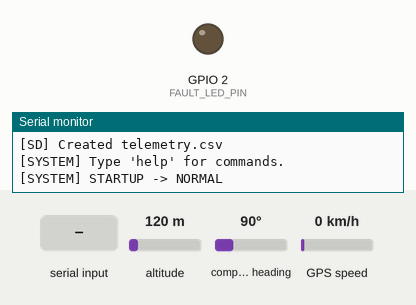
A program run on a simulated ESP32. Parts: output pins drawn as LEDs (lit = HIGH), the last lines printed to the serial monitor. The inputs (shaded band) are chosen by the test bench; at power-on: altitude 120 m, compass heading 90°, GPS speed 0 km/h. Storage starts empty; the GPS gets a fix after 3 s at 37.7749, -122.4194 with 8 satellites.

Above: at 1.2 s.
1.3 s: "fault sensor\n" received over Serial
At 2.7 s:
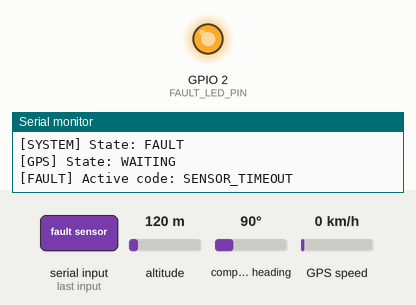
5.4 s: "help\n" received over Serial
7.5 s: "status\n" received over Serial
Timing chart, 0 to 15.0 s (numbered marks = the images above; inputs shaded):
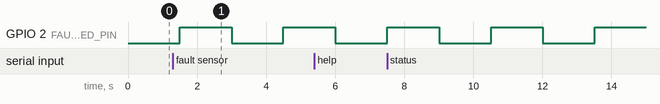

The program:

main.cpp
```cpp
#include <Arduino.h>
#include <TinyGPSPlus.h>
#include <SPI.h>
#include <SD.h>

// GPS hardware
HardwareSerial gpsSerial(2);
TinyGPSPlus gps;

// SD card hardware
const int SD_CS_PIN = 13;
const int SD_SCK_PIN = 18;
const int SD_MISO_PIN = 19;
const int SD_MOSI_PIN = 23;

const char* LOG_FILE = "/telemetry.csv";
bool sdReady = false;

// Main system states
enum SystemState {
    STATE_STARTUP,
    STATE_NORMAL,
    STATE_FAULT
};

// GPS subsystem states
enum GPSState {
    GPS_WAITING,
    GPS_OK,
    GPS_DEGRADED,
    GPS_LOST
};

// Fault codes
enum FaultCode {
    FAULT_NONE,
    FAULT_SENSOR_TIMEOUT,
    FAULT_CAN_COMMUNICATION,
    FAULT_GPS_LOST
};

// Current states
SystemState systemState = STATE_STARTUP;
GPSState gpsState = GPS_WAITING;
FaultCode activeFault = FAULT_NONE;

// Hardware configuration
const int FAULT_LED_PIN = 2;

// Timing configuration
const unsigned long STARTUP_TIME = 1000;
const unsigned long GPS_TIMEOUT = 3000;
const unsigned long LED_INTERVAL = 1500;
const unsigned long STATUS_INTERVAL = 2000;
const unsigned long LOG_INTERVAL = 5000;

// GPS quality thresholds
const int MIN_SATELLITES = 1;
const double MAX_HDOP = 7.5;

// Runtime tracking
unsigned long startupTime;
unsigned long lastLedToggle = 0;
unsigned long lastStatusPrint = 0;
unsigned long lastLogTime = 0;

bool ledState = false;
bool everHadFix = false;
bool faultLogged = false;

// Serial command input
String commandBuffer = "";

// State names for Serial output
const char* systemStateName(SystemState state) {
    switch (state) {
        case STATE_STARTUP: return "STARTUP";
        case STATE_NORMAL:  return "NORMAL";
        case STATE_FAULT:   return "FAULT";
        default:            return "UNKNOWN";
    }
}

const char* gpsStateName(GPSState state) {
    switch (state) {
        case GPS_WAITING:  return "WAITING";
        case GPS_OK:       return "OK";
        case GPS_DEGRADED: return "DEGRADED";
        case GPS_LOST:     return "LOST";
        default:           return "UNKNOWN";
    }
}

const char* faultCodeName(FaultCode code) {
    switch (code) {
        case FAULT_NONE:
            return "NONE";
        case FAULT_SENSOR_TIMEOUT:
            return "SENSOR_TIMEOUT";
        case FAULT_CAN_COMMUNICATION:
            return "CAN_COMMUNICATION";
        case FAULT_GPS_LOST:
            return "GPS_LOST";
        default:
            return "UNKNOWN";
    }
}

// Initialize SD card and create CSV file
void initializeSD() {
    Serial.println("[SD] Initializing card...");

    SPI.begin(
        SD_SCK_PIN,
        SD_MISO_PIN,
        SD_MOSI_PIN,
        SD_CS_PIN
    );

    if (!SD.begin(SD_CS_PIN, SPI, 10000000)) {
        Serial.println("[ERROR] SD initialization failed.");
        sdReady = false;
        return;
    }

    sdReady = true;

    Serial.print("[SD] Card initialized. Size: ");
    Serial.print(SD.cardSize() / (1024 * 1024));
    Serial.println(" MB");

    // Create the CSV file and header if it doesn't exist
    if (!SD.exists(LOG_FILE)) {
        File file = SD.open(LOG_FILE, FILE_WRITE);

        if (!file) {
            Serial.println("[ERROR] Could not create telemetry.csv");
            sdReady = false;
            return;
        }

        file.println(
            "timestamp,uptime_ms,latitude,longitude,"
            "satellites,hdop,gps_state,system_state,"
            "active_fault,event"
        );

        file.close();

        Serial.println("[SD] Created telemetry.csv");
    } else {
        Serial.println("[SD] Existing telemetry.csv found.");
    }
}

// Write a telemetry or fault event to the CSV file

void logRecord(const char* event) {
    if (!sdReady) {
        return;
    }

    File file = SD.open(LOG_FILE, FILE_APPEND);

    if (!file) {
        Serial.println("[ERROR] Could not open telemetry.csv");
        return;
    }

    // GPS date and time (UTC)
    char timestamp[24] = "NO_GPS_TIME";

    bool validDateTime =
        gps.date.isValid() &&
        gps.time.isValid() &&
        gps.date.age() <= GPS_TIMEOUT &&
        gps.time.age() <= GPS_TIMEOUT &&
        gps.date.year() >= 2020 &&
        gps.date.month() >= 1 &&
        gps.date.month() <= 12 &&
        gps.date.day() >= 1 &&
        gps.date.day() <= 31 &&
        gps.time.hour() <= 23 &&
        gps.time.minute() <= 59 &&
        gps.time.second() <= 59;

    if (validDateTime) {
        snprintf(
            timestamp,
            sizeof(timestamp),
            "%04d-%02d-%02d %02d:%02d:%02d",
            gps.date.year(),
            gps.date.month(),
            gps.date.day(),
            gps.time.hour(),
            gps.time.minute(),
            gps.time.second()
        );
    }

    file.print(timestamp);
    file.print(",");
    file.print(millis());
    file.print(",");

    // Only record coordinates from a recent fix
    bool freshFix =
        gps.location.isValid() &&
        gps.location.age() <= GPS_TIMEOUT;

    if (freshFix) {
        file.print(gps.location.lat(), 6);
        file.print(",");
        file.print(gps.location.lng(), 6);
    } else {
        file.print(",");
    }

    file.print(",");

    if (gps.satellites.isValid()) {
        file.print(gps.satellites.value());
    }

    file.print(",");

    if (gps.hdop.isValid()) {
        file.print(gps.hdop.hdop(), 2);
    }

    file.print(",");
    file.print(gpsStateName(gpsState));
    file.print(",");
    file.print(systemStateName(systemState));
    file.print(",");
    file.print(faultCodeName(activeFault));
    file.print(",");
    file.println(event);

    file.close();

    Serial.print("[SD] Logged: ");
    Serial.println(event);
}


// Check GPS health independently of system faults
GPSState checkGPSHealth() {
    bool freshFix =
        gps.location.isValid() &&
        gps.location.age() <= GPS_TIMEOUT;

    if (!freshFix) {
        return everHadFix ? GPS_LOST : GPS_WAITING;
    }

    everHadFix = true;

    bool enoughSatellites =
        gps.satellites.isValid() &&
        gps.satellites.age() <= GPS_TIMEOUT &&
        gps.satellites.value() >= MIN_SATELLITES;

    bool acceptableHDOP =
        gps.hdop.isValid() &&
        gps.hdop.age() <= GPS_TIMEOUT &&
        gps.hdop.hdop() <= MAX_HDOP;

    if (enoughSatellites && acceptableHDOP) {
        return GPS_OK;
    }

    return GPS_DEGRADED;
}

// Display current system information
void printStatus() {
    Serial.println();
    Serial.println("----- SYSTEM STATUS -----");

    Serial.print("System: ");
    Serial.println(systemStateName(systemState));

    Serial.print("GPS: ");
    Serial.println(gpsStateName(gpsState));

    Serial.print("Active fault: ");
    Serial.println(faultCodeName(activeFault));

    Serial.print("SD logging: ");
    Serial.println(sdReady ? "ACTIVE" : "UNAVAILABLE");

    if (gps.location.isValid() &&
        gps.location.age() <= GPS_TIMEOUT) {
        Serial.print("Latitude: ");
        Serial.println(gps.location.lat(), 6);

        Serial.print("Longitude: ");
        Serial.println(gps.location.lng(), 6);

        Serial.print("Satellites: ");
        Serial.println(gps.satellites.value());

        Serial.print("HDOP: ");
        Serial.println(gps.hdop.hdop(), 2);
    } else {
        Serial.println("Location: No recent GPS fix");
    }

    Serial.println("-------------------------");
    Serial.println();
}

// List available commands
void printHelp() {
    Serial.println();
    Serial.println("Available commands:");
    Serial.println("  help        - Show commands");
    Serial.println("  status      - Show system status");
    Serial.println("  fault sensor - Simulate sensor timeout");
    Serial.println("  fault can   - Simulate CAN failure");
    Serial.println("  fault gps   - Simulate GPS-loss fault");
    Serial.println("  clear       - Clear active fault");
    Serial.println();
}

// Register a simulated fault
void triggerFault(FaultCode code) {
    if (systemState == STATE_FAULT) {
        Serial.println(
            "[ERROR] A fault is already active. Use 'clear' first."
        );
        return;
    }

    activeFault = code;
    systemState = STATE_FAULT;
    faultLogged = false;

    Serial.print("[FAULT] Simulated fault triggered: ");
    Serial.println(faultCodeName(activeFault));

    logRecord("FAULT_TRIGGERED");
}

// Clear the active fault
void clearFault() {
    if (systemState != STATE_FAULT) {
        Serial.println("[SYSTEM] No active fault to clear.");
        return;
    }

    Serial.print("[SYSTEM] Clearing fault: ");
    Serial.println(faultCodeName(activeFault));

    activeFault = FAULT_NONE;
    systemState = STATE_NORMAL;
    faultLogged = false;

    ledState = false;
    digitalWrite(FAULT_LED_PIN, LOW);

    Serial.println("[SYSTEM] FAULT -> NORMAL");

    logRecord("FAULT_CLEARED");
}

// Process a complete Serial Monitor command
void processCommand(String command) {
    command.trim();
    command.toLowerCase();

    if (command.length() == 0) {
        return;
    }

    Serial.print("[COMMAND] ");
    Serial.println(command);

    if (command == "help") {
        printHelp();
    } else if (command == "status") {
        printStatus();
    } else if (command == "fault sensor") {
        triggerFault(FAULT_SENSOR_TIMEOUT);
    } else if (command == "fault can") {
        triggerFault(FAULT_CAN_COMMUNICATION);
    } else if (command == "fault gps") {
        triggerFault(FAULT_GPS_LOST);
    } else if (command == "clear") {
        clearFault();
    } else {
        Serial.println(
            "[ERROR] Unknown command. Type 'help' for commands."
        );
    }
}

// Read commands ending with a newline
void readSerialCommands() {
    while (Serial.available() > 0) {
        char incoming = Serial.read();

        if (incoming == '\n') {
            processCommand(commandBuffer);
            commandBuffer = "";
        } else if (incoming != '\r') {
            if (commandBuffer.length() < 80) {
                commandBuffer += incoming;
            } else {
                commandBuffer = "";
                Serial.println("[ERROR] Command too long.");
            }
        }
    }
}

void setup() {
    pinMode(FAULT_LED_PIN, OUTPUT);
    digitalWrite(FAULT_LED_PIN, LOW);

    Serial.begin(115200);
    gpsSerial.begin(9600, SERIAL_8N1, 15, 17);

    startupTime = millis();

    Serial.println();
    Serial.println("==============================");
    Serial.println("     ENGINE-CHECK-MATE");
    Serial.println("==============================");
    Serial.println("[SYSTEM] Starting up...");
    Serial.println("[SYSTEM] Initializing GPS...");

    initializeSD();

    Serial.println("[SYSTEM] Type 'help' for commands.");
}

void loop() {
    // Keep reading GPS data continuously
    while (gpsSerial.available() > 0) {
        gps.encode(gpsSerial.read());
    }

    static unsigned long lastGPSDebug = 0;

    if (millis() - lastGPSDebug >= 5000) {
        lastGPSDebug = millis();

        Serial.println("--- GPS DIAGNOSTICS ---");

        Serial.print("Characters received: ");
        Serial.println(gps.charsProcessed());

        Serial.print("Satellites reported: ");

        if (gps.satellites.isValid()) {
            Serial.println(gps.satellites.value());
        } else {
            Serial.println("Not available");
        }

        Serial.print("Location valid: ");
        Serial.println(gps.location.isValid() ? "YES" : "NO");

        if (gps.location.isValid()) {
            Serial.print("Latitude: ");
            Serial.println(gps.location.lat(), 6);

            Serial.print("Longitude: ");
            Serial.println(gps.location.lng(), 6);
        }

        Serial.print("HDOP: ");

        if (gps.hdop.isValid()) {
            Serial.println(gps.hdop.hdop(), 2);
        } else {
            Serial.println("Not available");
        }

        Serial.print("Location age (ms): ");

        if (gps.location.isValid()) {
            Serial.println(gps.location.age());
        } else {
            Serial.println("No valid location yet");
        }

        Serial.println("-----------------------");
    }

    // Handle incoming Serial Monitor commands
    readSerialCommands();

    unsigned long now = millis();

    // Update GPS health independently
    gpsState = checkGPSHealth();

    // Main system state machine
    switch (systemState) {
        case STATE_STARTUP:
            if (now - startupTime >= STARTUP_TIME) {
                systemState = STATE_NORMAL;
                Serial.println("[SYSTEM] STARTUP -> NORMAL");
            }
            break;

        case STATE_NORMAL:
            // Waiting for real fault detection logic
            break;

        case STATE_FAULT:
            if (!faultLogged) {
                Serial.println("[SYSTEM] Entered FAULT state");
                Serial.print("[FAULT] Code: ");
                Serial.println(faultCodeName(activeFault));
                faultLogged = true;
            }
            break;
    }

    // Blink onboard LED while a fault is active
    if (systemState == STATE_FAULT) {
        if (now - lastLedToggle >= LED_INTERVAL) {
            lastLedToggle = now;
            ledState = !ledState;
            digitalWrite(FAULT_LED_PIN, ledState);
        }
    } else {
        ledState = false;
        digitalWrite(FAULT_LED_PIN, LOW);
    }

    // Periodically log telemetry
    if (now - lastLogTime >= LOG_INTERVAL) {
        lastLogTime = now;
        logRecord("TELEMETRY");
    }

    // Periodic status output
    if (now - lastStatusPrint >= STATUS_INTERVAL) {
        lastStatusPrint = now;

        Serial.print("[SYSTEM] State: ");
        Serial.println(systemStateName(systemState));

        Serial.print("[GPS] State: ");
        Serial.println(gpsStateName(gpsState));

        Serial.print("[FAULT] Active code: ");
        Serial.println(faultCodeName(activeFault));
    }
}
```

Measured:
- after the input at 1.3 s, GPIO 2 (FAULT_LED_PIN): LOW → HIGH after 0.20 s, → LOW 1.5 s later, → HIGH 1.5 s later
